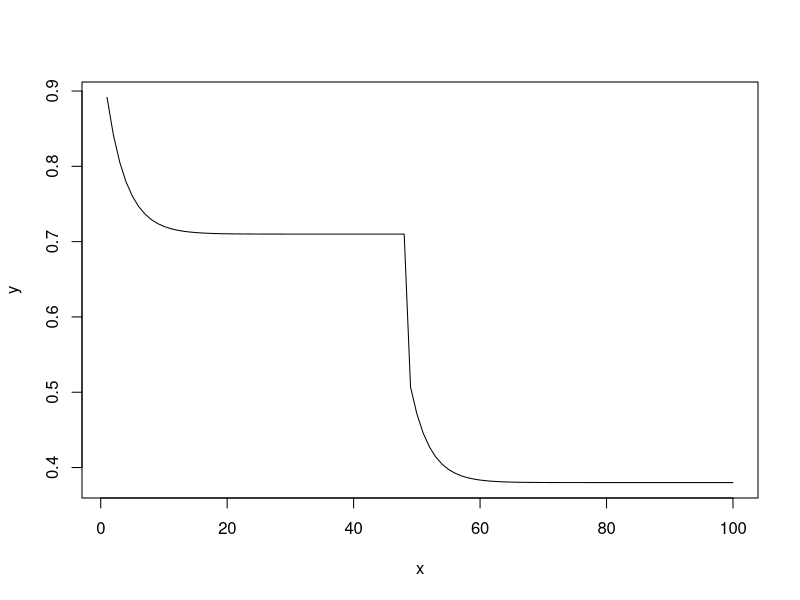
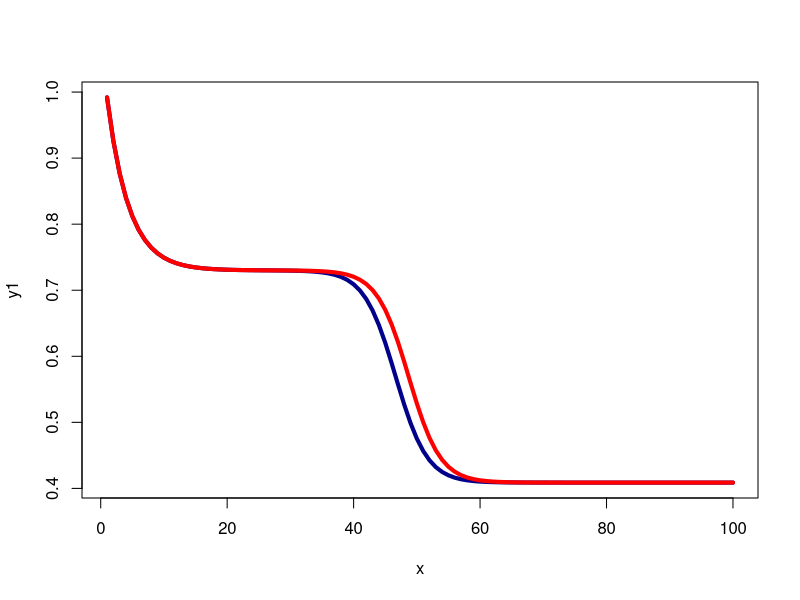
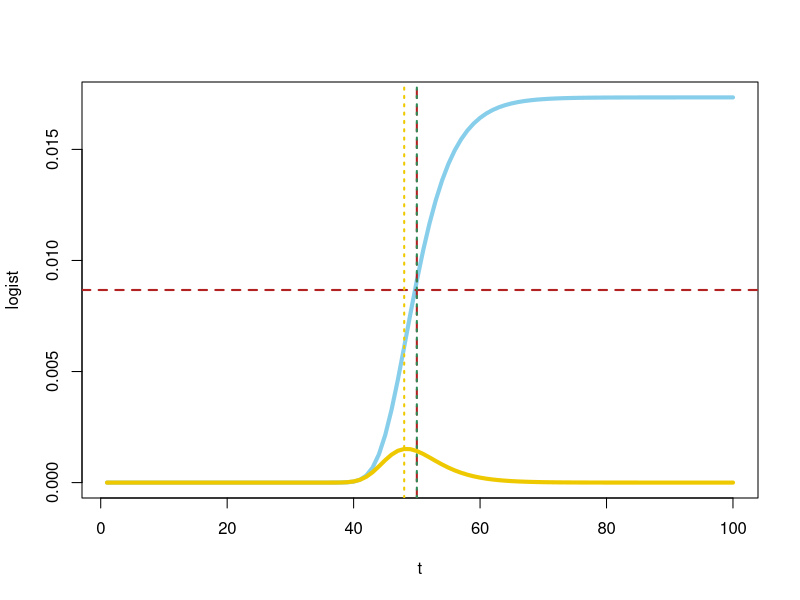
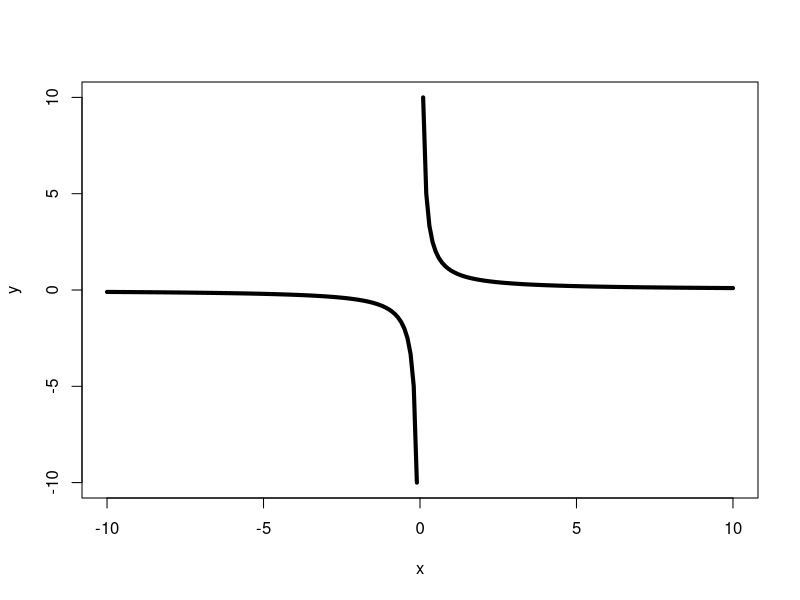
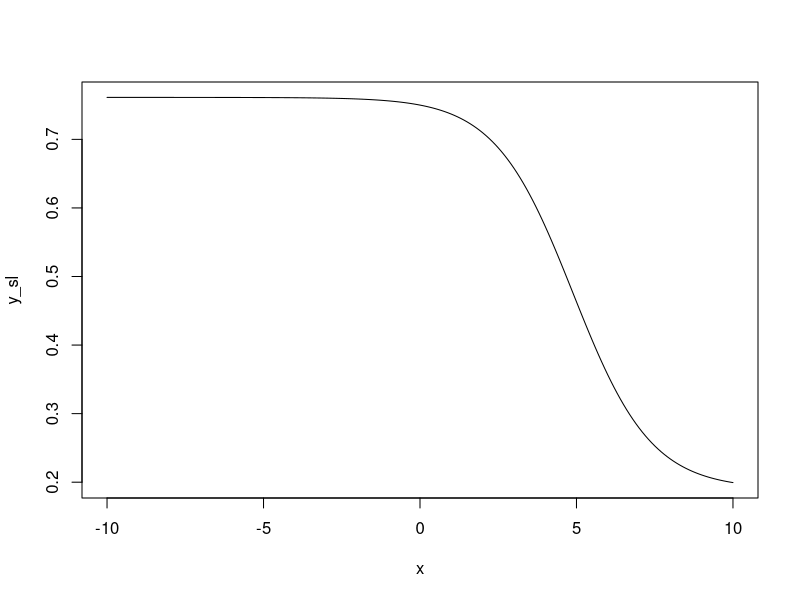
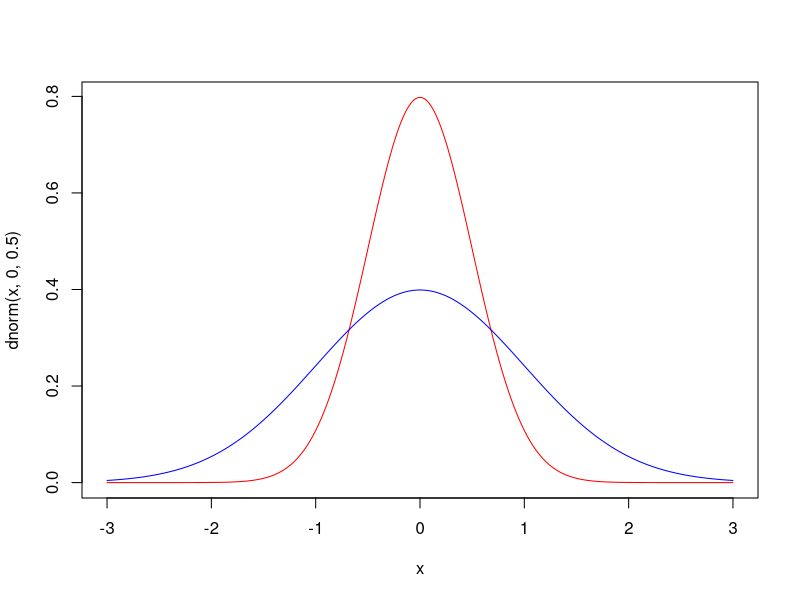
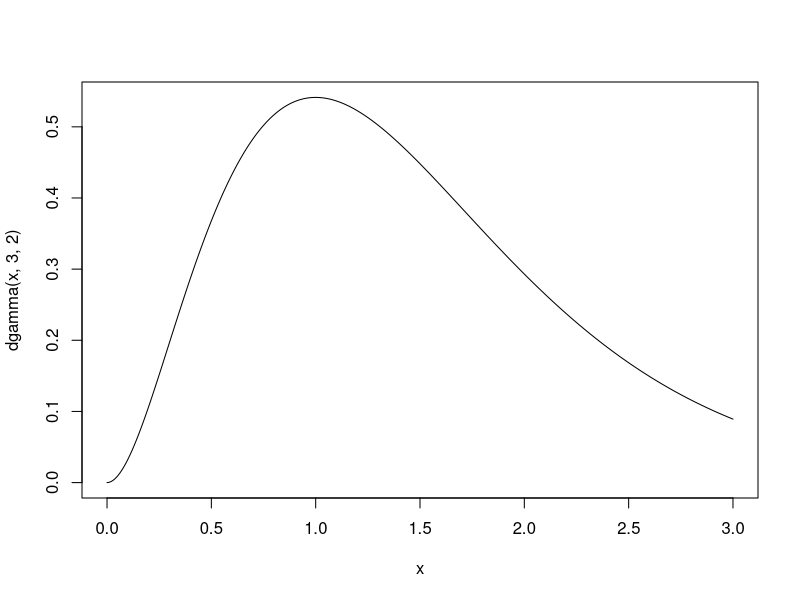

These figures' R source, in order:
x <- seq_len(100)
Vn <- 0.71
En <- 0.25
An <- 0.32
H <- 48.12
Vl <- 0.38
El <- 0.17
Al <- 0.33

y <- c( (Vn + En*exp(-An*x[x<=H])), (Vl + El*exp(-Al*(x[x>H]-H))) )
plot(x, y, type = "l")




V <- 0.73
E <- 0.35
A <- 0.29
D <- 0.44
L <- 0.4
H <- 48.70

y1 <- (V + E*exp(-A*x)) * (1 - 1/( (1/D) + exp(-L*(x-H))))
y2 <- (V + E*exp(-A*x)) * (1 - D/( 1 + exp(-L*(x-H))))
plot(x, y1, type = "l", lwd = 4, col = "darkblue")
  lines(x, y2, type = "l", lwd = 4, col = "red")



t <- seq_len(100)
A <- 0
K <- 1
B <- .25
M <- 50
C <- 1.5
Q <- .1
nu <- .1

(K-A)*C^(-1/nu)

logist <- A + (K - A) * ( C + Q * exp( -B*(t-M) ) )^(-1/nu)
logist_sl <- ( (K-A) * B * Q / nu ) * exp(-B*(t-M)) * ( C + Q * exp(-B*(t-M)) )^(-(1+nu)/nu)
plot(t, logist, type = "l", lwd = 4, col = "skyblue", ylim = c(0, (K-A)*C^(-1/nu)))
  abline(h = 0.5*(K-A)*C^(-1/nu), lty = "dashed", lwd = 2, col = "firebrick")
  abline(v = M, lty = "dashed", lwd = 2, col = "firebrick")
  # abline(h = (Q+1)^(1/Q), lty = "dotted", lwd = 2, col = "gold")
  abline(v = t[which.min(abs(logist - 0.5*(K-A)*C^(-1/nu)))], lty = "dotted", lwd = 2, col = "seagreen4")
  lines(t, logist_sl, lwd = 4, col = "gold2")
  abline(v = t[which.max(abs(logist_sl))], lty = "dotted", lwd = 2, col = "gold2")


logist_Y0 <- A + (K - A) * (C + 1)^(-1/nu)




x <- seq(-10, 10, by = 0.1)
y <- 1/x
plot(x, y, type = "l", lwd = 4)




r <- 0.8
tau <- 50
delta <- 0.5
alpha <- 0.19
beta <- 0.56

y_sl <- alpha + beta * ( (tau + 1)/(tau + exp(r * x)) )
plot(x, y_sl, type = "l")







x <- seq(-3, 3, by = 0.01)
plot(x, dnorm(x, 0, .5), type = "l", col = "red")
  lines(x, dnorm(x, 0, 1), type = "l", col = "blue")





x <- seq(0, 3, by = 0.01)
plot(x, dgamma(x, 3, 2), type = "l")
